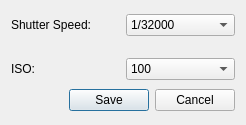
<?xml version="1.0" encoding="UTF-8"?>
<ui version="4.0">
 <class>AutoExposureSettings</class>
 <widget class="QDialog" name="AutoExposureSettings">
  <property name="windowModality">
   <enum>Qt::WindowModal</enum>
  </property>
  <property name="geometry">
   <rect>
    <x>0</x>
    <y>0</y>
    <width>246</width>
    <height>125</height>
   </rect>
  </property>
  <property name="windowTitle">
   <string>Manual Exposure Settings</string>
  </property>
  <property name="modal">
   <bool>true</bool>
  </property>
  <layout class="QGridLayout" name="gridLayout">
   <item row="0" column="0">
    <layout class="QHBoxLayout" name="horizontalLayout_10">
     <item>
      <widget class="QLabel" name="label_8">
       <property name="text">
        <string>Shutter Speed:</string>
       </property>
       <property name="buddy">
        <cstring>KernelShutterSpeed</cstring>
       </property>
      </widget>
     </item>
     <item>
      <widget class="QComboBox" name="KernelShutterSpeed">
       <property name="enabled">
        <bool>true</bool>
       </property>
       <item>
        <property name="text">
         <string>1/32000</string>
        </property>
       </item>
       <item>
        <property name="text">
         <string>1/16000</string>
        </property>
       </item>
       <item>
        <property name="text">
         <string>1/8000</string>
        </property>
       </item>
       <item>
        <property name="text">
         <string>1/6000</string>
        </property>
       </item>
       <item>
        <property name="text">
         <string>1/4000</string>
        </property>
       </item>
       <item>
        <property name="text">
         <string>1/2000</string>
        </property>
       </item>
       <item>
        <property name="text">
         <string>1/1600</string>
        </property>
       </item>
       <item>
        <property name="text">
         <string>1/1250</string>
        </property>
       </item>
       <item>
        <property name="text">
         <string>1/1000</string>
        </property>
       </item>
       <item>
        <property name="text">
         <string>1/800</string>
        </property>
       </item>
       <item>
        <property name="text">
         <string>1/640</string>
        </property>
       </item>
       <item>
        <property name="text">
         <string>1/500</string>
        </property>
       </item>
       <item>
        <property name="text">
         <string>1/400</string>
        </property>
       </item>
       <item>
        <property name="text">
         <string>1/320</string>
        </property>
       </item>
       <item>
        <property name="text">
         <string>1/250</string>
        </property>
       </item>
       <item>
        <property name="text">
         <string>1/200</string>
        </property>
       </item>
       <item>
        <property name="text">
         <string>1/160</string>
        </property>
       </item>
       <item>
        <property name="text">
         <string>1/125</string>
        </property>
       </item>
       <item>
        <property name="text">
         <string>1/100</string>
        </property>
       </item>
       <item>
        <property name="text">
         <string>1/80</string>
        </property>
       </item>
       <item>
        <property name="text">
         <string>1/60</string>
        </property>
       </item>
       <item>
        <property name="text">
         <string>1/50</string>
        </property>
       </item>
       <item>
        <property name="text">
         <string>1/40</string>
        </property>
       </item>
       <item>
        <property name="text">
         <string>1/30</string>
        </property>
       </item>
       <item>
        <property name="text">
         <string>1/25</string>
        </property>
       </item>
       <item>
        <property name="text">
         <string>1/20</string>
        </property>
       </item>
       <item>
        <property name="text">
         <string>1/15</string>
        </property>
       </item>
       <item>
        <property name="text">
         <string>1/12</string>
        </property>
       </item>
       <item>
        <property name="text">
         <string>1/10</string>
        </property>
       </item>
       <item>
        <property name="text">
         <string>1/8</string>
        </property>
       </item>
       <item>
        <property name="text">
         <string>1/6.4</string>
        </property>
       </item>
       <item>
        <property name="text">
         <string>1/5</string>
        </property>
       </item>
       <item>
        <property name="text">
         <string>1/4</string>
        </property>
       </item>
       <item>
        <property name="text">
         <string>1/3.2</string>
        </property>
       </item>
       <item>
        <property name="text">
         <string>1/2.5</string>
        </property>
       </item>
       <item>
        <property name="text">
         <string>1/2</string>
        </property>
       </item>
       <item>
        <property name="text">
         <string>1</string>
        </property>
       </item>
      </widget>
     </item>
    </layout>
   </item>
   <item row="1" column="0">
    <spacer name="verticalSpacer">
     <property name="orientation">
      <enum>Qt::Vertical</enum>
     </property>
     <property name="sizeType">
      <enum>QSizePolicy::Fixed</enum>
     </property>
     <property name="sizeHint" stdset="0">
      <size>
       <width>20</width>
       <height>13</height>
      </size>
     </property>
    </spacer>
   </item>
   <item row="2" column="0">
    <layout class="QHBoxLayout" name="horizontalLayout_9">
     <item>
      <widget class="QLabel" name="label_9">
       <property name="text">
        <string>ISO:</string>
       </property>
       <property name="buddy">
        <cstring>KernelISO</cstring>
       </property>
      </widget>
     </item>
     <item>
      <widget class="QComboBox" name="KernelISO">
       <property name="enabled">
        <bool>true</bool>
       </property>
       <item>
        <property name="text">
         <string>100</string>
        </property>
       </item>
       <item>
        <property name="text">
         <string>200</string>
        </property>
       </item>
       <item>
        <property name="text">
         <string>400</string>
        </property>
       </item>
       <item>
        <property name="text">
         <string>800</string>
        </property>
       </item>
       <item>
        <property name="text">
         <string>1600</string>
        </property>
       </item>
       <item>
        <property name="text">
         <string>3200</string>
        </property>
       </item>
      </widget>
     </item>
    </layout>
   </item>
   <item row="3" column="0">
    <layout class="QHBoxLayout" name="horizontalLayout">
     <item>
      <spacer name="horizontalSpacer">
       <property name="orientation">
        <enum>Qt::Horizontal</enum>
       </property>
       <property name="sizeHint" stdset="0">
        <size>
         <width>48</width>
         <height>20</height>
        </size>
       </property>
      </spacer>
     </item>
     <item>
      <widget class="QPushButton" name="ModalSaveButton">
       <property name="text">
        <string>Save</string>
       </property>
      </widget>
     </item>
     <item>
      <widget class="QPushButton" name="ModalCancelButton">
       <property name="text">
        <string>Cancel</string>
       </property>
      </widget>
     </item>
    </layout>
   </item>
  </layout>
 </widget>
 <resources/>
 <connections/>
</ui>
